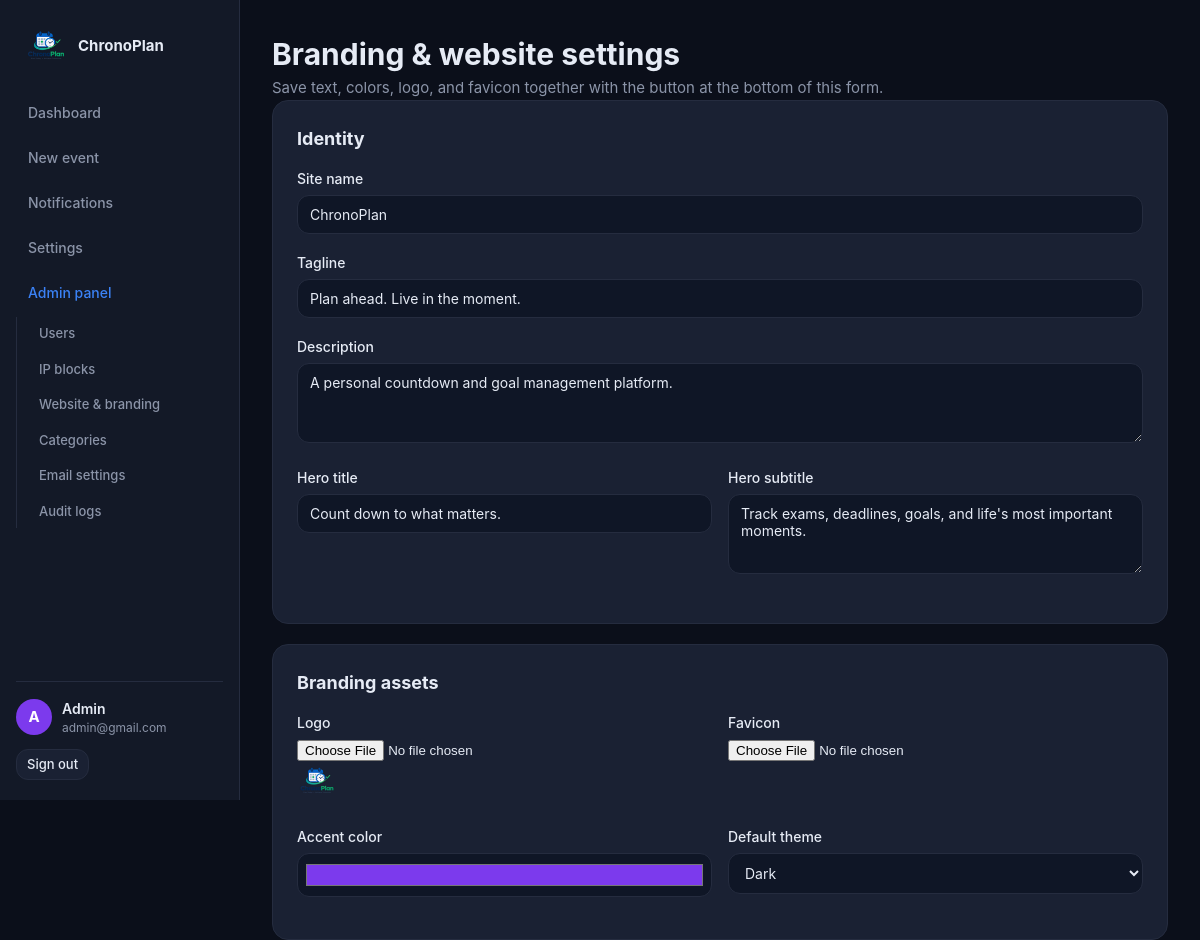
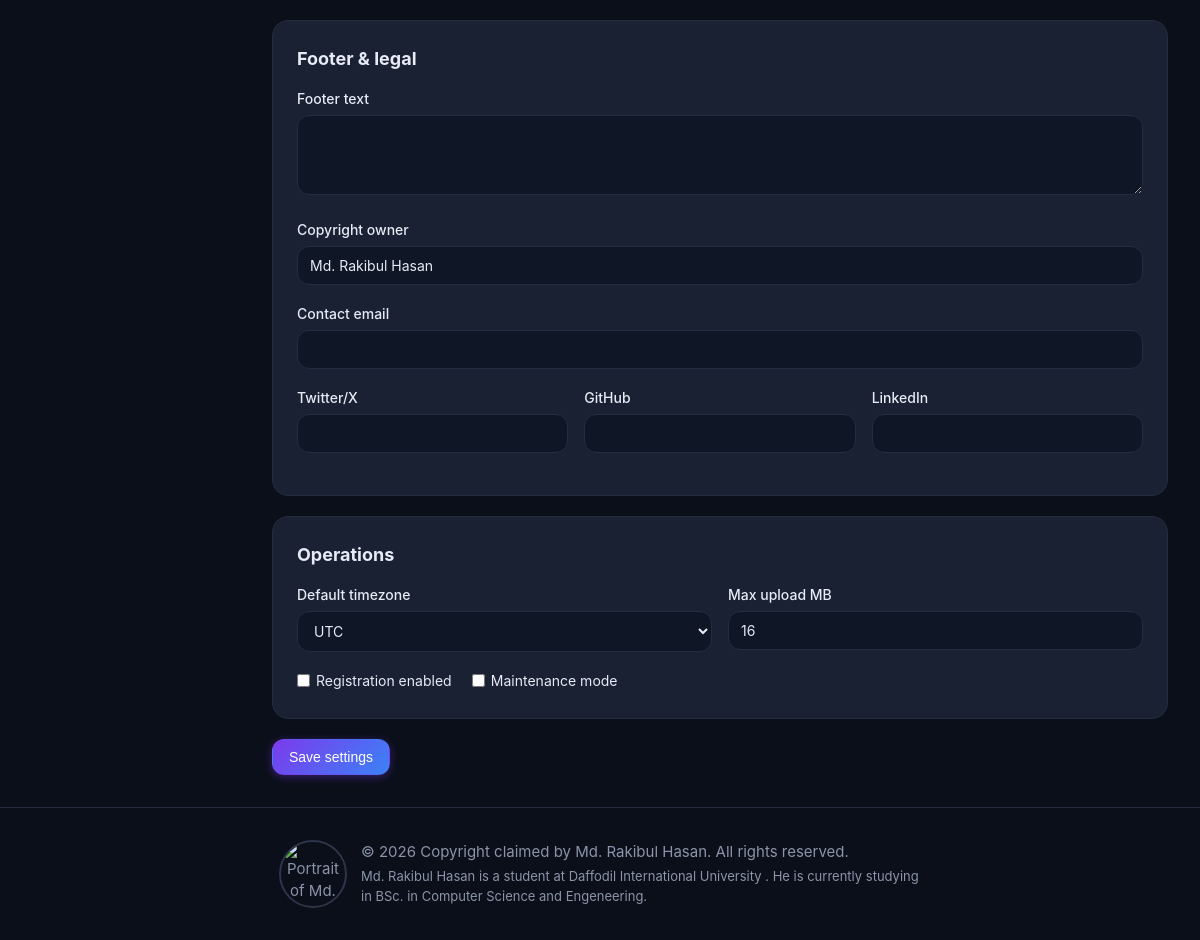
Page /admin/branding (signed in) on the committed database (2 pictures, top to bottom).
### app.py (models this page shows, shortened)
class SiteSetting(db.Model):
    __tablename__ = 'site_settings'
    id = db.Column(db.Integer, primary_key=True)
    site_name = db.Column(db.String(120), default='ChronoPlan', nullable=False)
    site_tagline = db.Column(db.String(255), default='Plan ahead. Live in the moment.',
                             nullable=False)
    site_description = db.Column(db.Text,
        default='A personal countdown and goal management platform.', nullable=False)
    footer_text = db.Column(db.Text, default='', nullable=False)
    copyright_owner = db.Column(db.String(120), default='Md. Rakibul Hasan', nullable=False)
    logo_url = db.Column(db.String(255), default='', nullable=False)
    favicon_url = db.Column(db.String(255), default='', nullable=False)
    accent_color = db.Column(db.String(20), default='#7c3aed', nullable=False)
    default_theme = db.Column(db.String(10), default='dark', nullable=False)
    hero_title = db.Column(db.String(200), default='Count down to what matters.',
                           nullable=False)
    hero_subtitle = db.Column(db.Text,
        default="Track exams, deadlines, goals, and life's most important moments.",
        nullable=False)
    registration_enabled = db.Column(db.Boolean, default=True, nullable=False)
    maintenance_mode = db.Column(db.Boolean, default=False, nullable=False)
    default_timezone = db.Column(db.String(50), default='UTC', nullable=False)
    max_upload_mb = db.Column(db.Integer, default=16, nullable=False)
    contact_email = db.Column(db.String(120), default='', nullable=False)
    social_twitter = db.Column(db.String(255), default='', nullable=False)
    social_github = db.Column(db.String(255), default='', nullable=False)
    social_linkedin = db.Column(db.String(255), default='', nullable=False)
    updated_at = db.Column(db.DateTime, default=utcnow, onupdate=utcnow)
    @classmethod
    def get(cls):
        s = cls.query.first()
        if not s:
            s = cls()
            db.session.add(s)
            db.session.commit()
        return s

class User(UserMixin, db.Model):
    __tablename__ = 'users'
    id = db.Column(db.Integer, primary_key=True)
    name = db.Column(db.String(120), nullable=False)
    username = db.Column(db.String(80), unique=True, nullable=False, index=True)
    email = db.Column(db.String(255), unique=True, nullable=False, index=True)
    password_hash = db.Column(db.String(255), nullable=False)
    role = db.Column(db.String(20), default=Role.USER, nullable=False)
    is_active_user = db.Column(db.Boolean, default=True, nullable=False)
    profile_picture = db.Column(db.String(255), nullable=True)
    email_verified = db.Column(db.Boolean, default=False)
    created_at = db.Column(db.DateTime, default=utcnow, nullable=False)
    last_seen = db.Column(db.DateTime, default=utcnow, onupdate=utcnow)
    preferences = db.relationship('UserPreference', uselist=False,
                                  back_populates='user', cascade='all, delete-orphan')
    events = db.relationship('CountdownEvent', back_populates='user',
                             cascade='all, delete-orphan', lazy='dynamic')
    notifications = db.relationship('Notification', back_populates='user',
                                    cascade='all, delete-orphan', lazy='dynamic')
    @property
    def is_active(self):
        return self.is_active_user
    @property
    def is_admin(self):
        return self.role == Role.ADMIN

### app.py (the view, shortened to what this page needs)
@app.route('/admin/branding', methods=['GET', 'POST'])
@login_required
@admin_required
def admin_branding():
    s = get_settings()
    form = SiteSettingsForm(obj=s)
    form.default_timezone.choices = [
        ('Asia/Dhaka', 'Bangladesh Standard Time (Asia/Dhaka)')] + [
            (tz, tz) for tz in pytz.all_timezones if tz != 'Asia/Dhaka']
    return render_template('admin/branding.html', form=form, settings=s)

### app.py (called while the page is built)
def admin_required(f):
    @wraps(f)
    def decorated(*args, **kwargs):
        if not current_user.is_authenticated:
            abort(401)
        if not current_user.is_admin:
            abort(403)
        return f(*args, **kwargs)
    return decorated

def get_settings():
    return SiteSetting.get()

@login_manager.user_loader
def load_user(user_id):
    return User.query.get(int(user_id))

@app.context_processor
def inject_unread_notifications():
    unread = 0
    if current_user.is_authenticated:
        unread = Notification.query.filter_by(
            user_id=current_user.id, is_read=False
        ).count()
    return {'unread_notifications': unread}

@app.before_request
def reject_blocked_ip():
    remote_addr = request.remote_addr
    if not remote_addr:
        return
    try:
        address = ipaddress.ip_address(remote_addr).compressed
    except ValueError:
        return
    if BlockedIP.query.filter_by(address=address).first():
        abort(403)

@app.after_request
def add_security_headers(resp):
    resp.headers.setdefault('X-Content-Type-Options', 'nosniff')
    resp.headers.setdefault('X-Frame-Options', 'SAMEORIGIN')
    resp.headers.setdefault('X-XSS-Protection', '1; mode=block')
    resp.headers.setdefault('Referrer-Policy',
                           'strict-origin-when-cross-origin')
    return resp

@app.before_request
def check_maintenance():
    try:
        s = get_settings()
        if s.maintenance_mode:
            public = ['static', 'serve_upload', 'login']
            if request.endpoint and request.endpoint not in public:
                if not (current_user.is_authenticated and current_user.is_admin):
                    return render_template('errors/maintenance.html'), 503
    except Exception:
        pass

@app.before_request
def admin_gate():
    if request.endpoint and request.endpoint.startswith('admin_'):
        if not current_user.is_authenticated:
            return redirect(url_for('login', next=request.url))
        if not current_user.is_admin:
            abort(403)

### templates/admin/branding.html (shortened to what this page needs)
{% extends 'dashboard_base.html' %}
{% block dashboard_content %}
<h1>Branding & website settings</h1>
<p class="muted">Save text, colors, logo, and favicon together with the button at the bottom of this form.</p>
<form method="post" enctype="multipart/form-data">
  <section class="settings-section">
    <h2>Identity</h2>
    <div class="form-field">{{ form.site_name.label }}{{ form.site_name(class='input') }}</div>
    <div class="form-field">{{ form.site_tagline.label }}{{ form.site_tagline(class='input') }}</div>
    <div class="form-field">{{ form.site_description.label }}{{ form.site_description(class='input', rows=3) }}</div>
    <div class="form-row-2">
      <div class="form-field">{{ form.hero_title.label }}{{ form.hero_title(class='input') }}</div>
      <div class="form-field">{{ form.hero_subtitle.label }}{{ form.hero_subtitle(class='input', rows=3) }}</div>
    </div>
  </section>
  <section class="settings-section">
    <h2>Branding assets</h2>
    <div class="form-row-2">
      <div class="form-field">
        <label>Logo</label>
        <input type="file" name="logo" accept="image/jpeg,image/png,image/webp">
        {% if settings.logo_url %}<p class="muted"><img src="/uploads/{{ settings.logo_url }}" style="max-height:40px"></p>{% endif %}
      </div>
      <div class="form-field">
        <label>Favicon</label>
        <input type="file" name="favicon" accept="image/jpeg,image/png,image/webp">
      </div>
    </div>
    <div class="form-row-2">
      <div class="form-field">{{ form.accent_color.label }}{{ form.accent_color(class='input color-input', title='Choose the main site accent color') }}</div>
      <div class="form-field">{{ form.default_theme.label }}{{ form.default_theme(class='input') }}</div>
    </div>
  </section>
  <section class="settings-section">
    <h2>Footer & legal</h2>
    <div class="form-field">{{ form.footer_text.label }}{{ form.footer_text(class='input', rows=2) }}</div>
    <div class="form-field">{{ form.copyright_owner.label }}{{ form.copyright_owner(class='input') }}</div>
    <div class="form-field">{{ form.contact_email.label }}{{ form.contact_email(class='input') }}</div>
    <div class="form-row-3">
      <div class="form-field">{{ form.social_twitter.label }}{{ form.social_twitter(class='input') }}</div>
      <div class="form-field">{{ form.social_github.label }}{{ form.social_github(class='input') }}</div>
      <div class="form-field">{{ form.social_linkedin.label }}{{ form.social_linkedin(class='input') }}</div>
    </div>
  </section>
  <section class="settings-section">
    <h2>Operations</h2>
    <div class="form-row-2">
      <div class="form-field">{{ form.default_timezone.label }}{{ form.default_timezone(class='input') }}</div>
      <div class="form-field">{{ form.max_upload_mb.label }}{{ form.max_upload_mb(class='input') }}</div>
    </div>
    <label class="checkbox-inline">{{ form.registration_enabled() }} {{ form.registration_enabled.label }}</label>
    <label class="checkbox-inline">{{ form.maintenance_mode() }} {{ form.maintenance_mode.label }}</label>
  </section>
  {{ form.submit(class='btn btn-primary') }}
</form>
{% endblock %}

### templates/dashboard_base.html (shortened to what this page needs)
{% extends 'base.html' %}
{% block layout %}
<div class="app-shell">
  <aside class="sidebar">
    <a class="sidebar-brand" href="{{ url_for('dashboard_index') }}">
      {% if logo_url %}
      <img src="/uploads/{{ logo_url }}" alt="{{ site_name }}" class="sidebar-logo">
      {% else %}
      <span class="brand-mark small"></span>
      {% endif %}
      <span>{{ site_name }}</span>
    </a>
    <nav class="sidebar-nav">
      <a href="{{ url_for('dashboard_index') }}" class="sidebar-link">Dashboard</a>
      <a href="{{ url_for('new_event') }}" class="sidebar-link">New event</a>
      <a href="{{ url_for('notifications') }}" class="sidebar-link">
        Notifications
      </a>
      <a href="{{ url_for('dashboard_settings') }}" class="sidebar-link">Settings</a>
      {% if current_user.is_admin %}
      <a href="{{ url_for('admin_overview') }}" class="sidebar-link admin-link">Admin panel</a>
      <div class="sidebar-admin-links" aria-label="Administration">
        <a href="{{ url_for('admin_users') }}" class="sidebar-link">Users</a>
        <a href="{{ url_for('admin_ip_blocks') }}" class="sidebar-link">IP blocks</a>
        <a href="{{ url_for('admin_branding') }}" class="sidebar-link">Website & branding</a>
        <a href="{{ url_for('admin_categories') }}" class="sidebar-link">Categories</a>
        <a href="{{ url_for('admin_smtp') }}" class="sidebar-link">Email settings</a>
        <a href="{{ url_for('admin_audit_logs') }}" class="sidebar-link">Audit logs</a>
      </div>
      {% endif %}
    </nav>
    <div class="sidebar-footer">
      <div class="user-chip">
        {% if current_user.profile_picture %}
        <img src="/uploads/{{ current_user.profile_picture }}" class="avatar">
        {% else %}
        <span class="avatar placeholder">{{ current_user.name[0]|upper }}</span>
        {% endif %}
        <div>
          <div class="user-name">{{ current_user.name }}</div>
          <div class="user-email muted">{{ current_user.email }}</div>
        </div>
      </div>
      <a href="{{ url_for('logout') }}" class="btn btn-ghost btn-sm">Sign out</a>
    </div>
  </aside>
  <main class="main-content">
    {% block dashboard_content %}{% endblock %}
  </main>
</div>
{% endblock %}

### templates/base.html (shortened to what this page needs)
<!DOCTYPE html>
<html lang="en" data-theme="{{ current_user.preferences.theme if current_user.is_authenticated and current_user.preferences else default_theme }}">
<head>
  <link rel="stylesheet" href="{{ url_for('static', filename='css/main.css') }}">
</head>
<body>
  {% block layout %}{% endblock %}
  <footer class="site-footer">
    <div class="container footer-content">
      <p class="copyright-credit">
        <img class="copyright-portrait"
             src="{{ url_for('static', filename='images/copyright-holder.jpe') }}"
             alt="Portrait of {{ copyright_owner }}">
        <span class="copyright-details">
          <span>© {{ current_year }} Copyright claimed by {{ copyright_owner }}. All rights reserved.</span>
          <span class="copyright-description">Md. Rakibul Hasan is a student at Daffodil International University . He is currently studying in BSc. in Computer Science and Engeneering.</span>
        </span>
      </p>
    </div>
  </footer>
</body>
</html>

### rows in the picture
SiteSetting: logo_url (picture), site_name "ChronoPlan", site_tagline "Plan ahead. Live in the moment.", site_description "A personal countdown and goal management platform.", hero_title "Count down to what matters.", hero_subtitle "Track exams, deadlines, goals, and life's most important moments.", accent_color "#7c3aed", default_theme "Dark", copyright_owner "Md. Rakibul Hasan", default_timezone "UTC", max_upload_mb "16"
User: name "A", name "Admin", email "admin@gmail.com"
